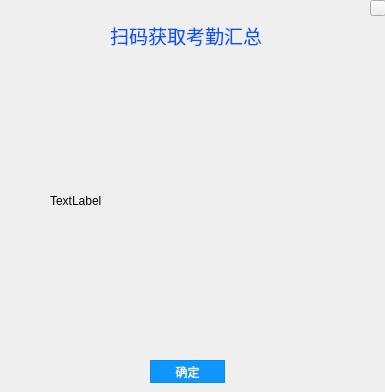
<?xml version="1.0" encoding="UTF-8"?>
<ui version="4.0">
 <class>Qrcode</class>
 <widget class="QWidget" name="Qrcode">
  <property name="geometry">
   <rect>
    <x>0</x>
    <y>0</y>
    <width>385</width>
    <height>392</height>
   </rect>
  </property>
  <property name="windowTitle">
   <string>Form</string>
  </property>
  <widget class="closeButton" name="toolButton">
   <property name="geometry">
    <rect>
     <x>370</x>
     <y>0</y>
     <width>16</width>
     <height>16</height>
    </rect>
   </property>
   <property name="text">
    <string/>
   </property>
  </widget>
  <widget class="QLabel" name="label">
   <property name="geometry">
    <rect>
     <x>50</x>
     <y>61</y>
     <width>280</width>
     <height>280</height>
    </rect>
   </property>
   <property name="text">
    <string>TextLabel</string>
   </property>
  </widget>
  <widget class="QPushButton" name="pushButton">
   <property name="geometry">
    <rect>
     <x>150</x>
     <y>360</y>
     <width>75</width>
     <height>23</height>
    </rect>
   </property>
   <property name="styleSheet">
    <string notr="true">QPushButton#pushButton
{
    color:white;
    background-color:rgb(14 , 150 , 254);
    border: 1px solid rgb(11 , 137 , 234);
}

QPushButton#pushButton:hover
{
    color:white;
    background-color:rgb(44 , 137 , 255);
    border: 1px solid rgb(11 , 137 , 234);
}

QPushButton#pushButton:pressed
{
    color:white;
    background-color:rgb(14 , 135 , 228);
    border: 1px solid rgb(12 , 138 , 235);
    padding-left:3px;
    padding-top:3px;
}
</string>
   </property>
   <property name="text">
    <string>确定</string>
   </property>
  </widget>
  <widget class="QLabel" name="label_2">
   <property name="geometry">
    <rect>
     <x>110</x>
     <y>20</y>
     <width>181</width>
     <height>31</height>
    </rect>
   </property>
   <property name="font">
    <font>
     <family>楷体</family>
     <pointsize>14</pointsize>
     <weight>50</weight>
     <italic>false</italic>
     <bold>false</bold>
    </font>
   </property>
   <property name="styleSheet">
    <string notr="true">font: 14pt &quot;楷体&quot;;
color: rgb(0, 85, 255);</string>
   </property>
   <property name="text">
    <string>扫码获取考勤汇总</string>
   </property>
  </widget>
 </widget>
 <layoutdefault spacing="6" margin="11"/>
 <customwidgets>
  <customwidget>
   <class>closeButton</class>
   <extends>QToolButton</extends>
   <header location="global">closebutton.h</header>
  </customwidget>
 </customwidgets>
 <resources/>
 <connections/>
</ui>
